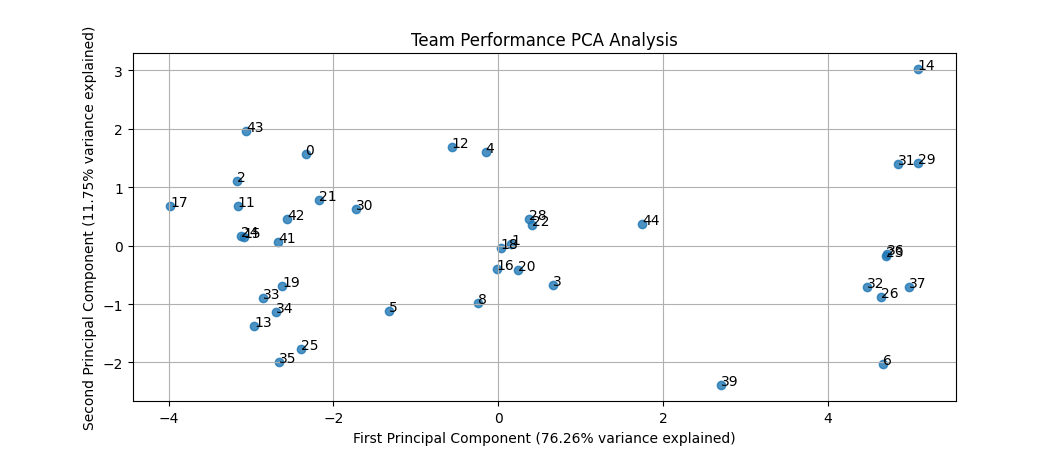

Recreate this plot in Python.
"""
PCA analysis of team performance metrics (scoring, rebounds, assists, etc.) 
to identify the main playing styles and patterns among teams. 
Visualize the results using a scatter plot with team IDs, and analyze which statistical categories 
contribute most to the principal components
"""

import pandas as pd
import numpy as np
from sklearn.preprocessing import StandardScaler
from sklearn.decomposition import PCA
import matplotlib.pyplot as plt
# import seaborn as sns

# Read the data
players_df = pd.read_csv(r"D:\_FEL\SAN\project\DataDribbling\data_all\merged_players.csv")

# Aggregate statistics by team
team_stats = players_df.groupby('Team').agg({
    'FGM': 'sum',
    'FGA': 'sum',
    'FG3M': 'sum',
    'FG3A': 'sum',
    'FTM': 'sum',
    'FTA': 'sum',
    'ORB': 'sum',
    'DRB': 'sum',
    'AST': 'sum',
    'STL': 'sum',
    'BLK': 'sum',
    'TOV': 'sum',
    'PF': 'sum',
    'PTS': 'sum'
}).reset_index()

# Calculate additional metrics
team_stats['FG_PCT'] = team_stats['FGM'] / team_stats['FGA']
team_stats['FG3_PCT'] = team_stats['FG3M'] / team_stats['FG3A']
team_stats['FT_PCT'] = team_stats['FTM'] / team_stats['FTA']
team_stats['TOTAL_REB'] = team_stats['ORB'] + team_stats['DRB']

# Select features for PCA
features = ['FG_PCT', 'FG3_PCT', 'FT_PCT', 'ORB', 'DRB', 'TOTAL_REB',
            'AST', 'STL', 'BLK', 'TOV', 'PF', 'PTS']

# Prepare the data
X = team_stats[features]

# Handle any NaN values
X = X.fillna(X.mean())

# Scale the features
scaler = StandardScaler()
X_scaled = scaler.fit_transform(X)

# Perform PCA
pca = PCA()
X_pca = pca.fit_transform(X_scaled)

# Create scree plot
plt.figure(figsize=(10, 6))
plt.plot(range(1, len(pca.explained_variance_ratio_) + 1),
         np.cumsum(pca.explained_variance_ratio_), 'bo-')
plt.xlabel('Number of Components')
plt.ylabel('Cumulative Explained Variance Ratio')
plt.title('Scree Plot')
plt.grid(True)
plt.show()

# Plot first two principal components
plt.figure(figsize=(12, 8))
plt.scatter(X_pca[:, 0], X_pca[:, 1], alpha=0.8)
for i, team in enumerate(team_stats['Team']):
    plt.annotate(team, (X_pca[i, 0], X_pca[i, 1]))
plt.xlabel(f'First Principal Component ({pca.explained_variance_ratio_[0]:.2%} variance explained)')
plt.ylabel(f'Second Principal Component ({pca.explained_variance_ratio_[1]:.2%} variance explained)')
plt.title('Team Performance PCA Analysis')
plt.grid(True)
plt.show()

# Create component loadings heatmap
loadings = pd.DataFrame(
    pca.components_.T,
    columns=[f'PC{i+1}' for i in range(len(features))],
    index=features
)

# Print explained variance ratios
print("\nExplained variance ratio for each component:")
for i, ratio in enumerate(pca.explained_variance_ratio_):
    print(f"PC{i+1}: {ratio:.3f}")

# Print feature contributions to first two components
print("\nTop contributing features to first two principal components:")
pc1_loadings = pd.Series(pca.components_[0], index=features).abs().sort_values(ascending=False)
pc2_loadings = pd.Series(pca.components_[1], index=features).abs().sort_values(ascending=False)

print("\nPC1 loadings:")
print(pc1_loadings)
print("\nPC2 loadings:")
print(pc2_loadings)
